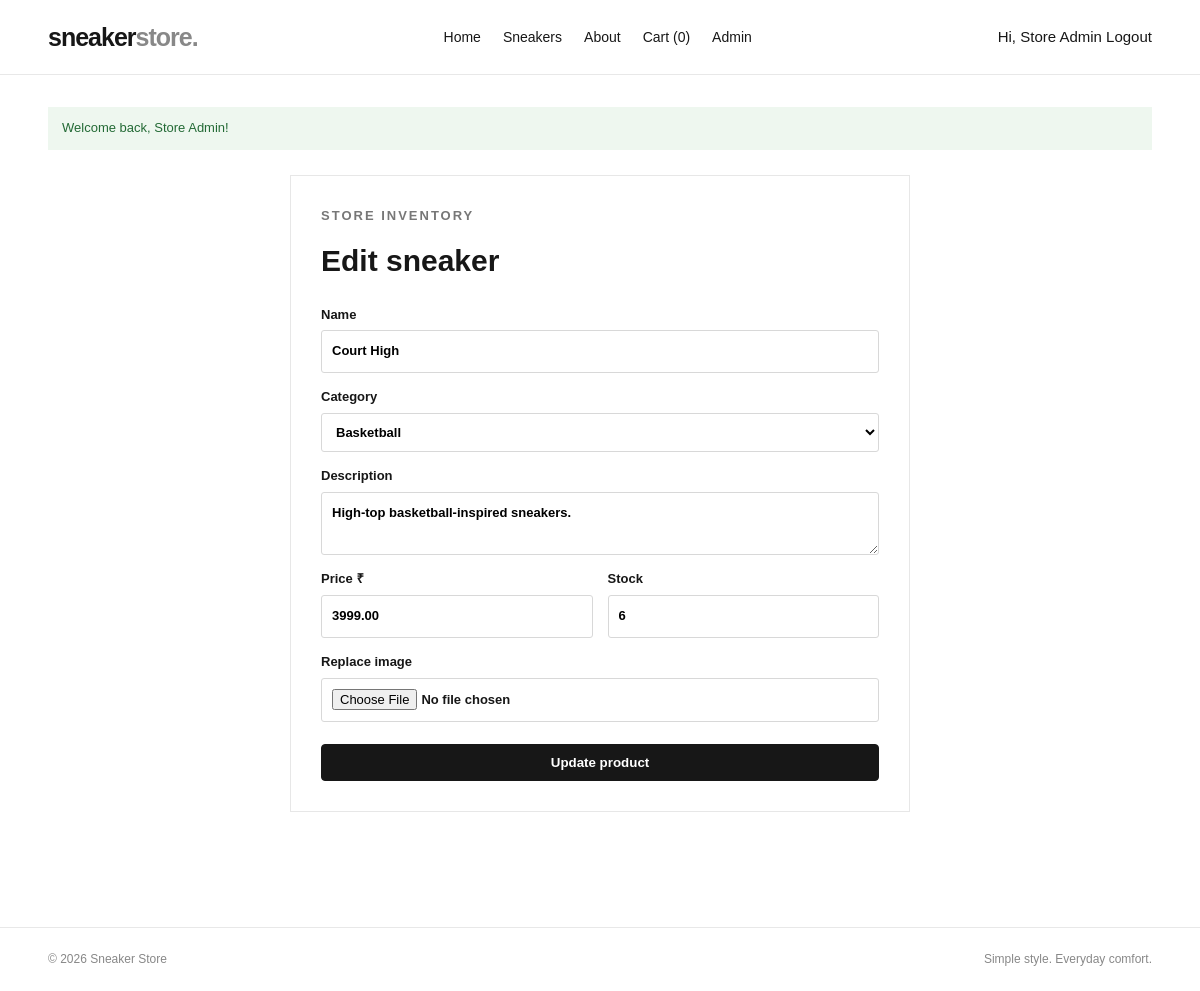
Page /admin/edit_product.php?id=3 (signed in) on the committed database.
### tables this page shows
CREATE TABLE products(id INT AUTO_INCREMENT PRIMARY KEY,category_id INT NULL,name VARCHAR(150) NOT NULL,description TEXT,price DECIMAL(10,2) NOT NULL,image VARCHAR(255) DEFAULT NULL,stock INT NOT NULL DEFAULT 0,created_at TIMESTAMP DEFAULT CURRENT_TIMESTAMP,FOREIGN KEY(category_id) REFERENCES categories(id) ON DELETE SET NULL);

CREATE TABLE categories(id INT AUTO_INCREMENT PRIMARY KEY,name VARCHAR(80) NOT NULL UNIQUE);

### admin/edit_product.php (the view, shortened to what this page needs)
<?php require '_auth.php';
$id = filter_input(INPUT_GET, 'id', FILTER_VALIDATE_INT);
$s = $pdo->prepare('SELECT * FROM products WHERE id=?');
$s->execute([$id ?: 0]);
$cats = $pdo->query('SELECT * FROM categories ORDER BY name')->fetchAll();
$err = '';
require '../includes/header.php';
require '../includes/navbar.php'; ?>
<div class="form-card wide">
    <p class="eyebrow">STORE INVENTORY</p>
    <h1>Edit sneaker</h1><?php if ($err): ?>
        <div class="alert error"><?= e($err) ?></div><?php endif; ?>
    <form method="POST" enctype="multipart/form-data"><label>Name<input name="name" value="<?= e($p['name']) ?>"
                required></label><label>Category<select name="category_id">
                <option value="">No category</option><?php foreach ($cats as $c): ?>
                    <option value="<?= $c['id'] ?>" <?= $p['category_id'] == $c['id'] ? 'selected' : '' ?>><?= e($c['name']) ?></option>
                <?php endforeach; ?>
            </select></label><label>Description<textarea name="description"><?= e($p['description']) ?></textarea></label>
        <div class="two"><label>Price ₹<input type="number" step=".01" min="0" name="price" value="<?= e($p['price']) ?>"
                    required></label><label>Stock<input type="number" min="0" name="stock" value="<?= e($p['stock']) ?>"
                    required></label></div><label>Replace image<input type="file" name="image"
                accept=".jpg,.jpeg,.png,.webp"></label><button class="btn full">Update product</button>
    </form>
</div><?php require '../includes/footer.php'; ?>

### assets/css/style.css (style rules this page uses)
* { box-sizing: border-box }
body { margin: 0; color: #171717; background: #fff; font: 15px/1.6 Arial, sans-serif }
.btn { display: inline-block; background: #171717; color: white; border: 1px solid #171717; padding: 10px 17px; border-radius: 4px; font-weight: 700; cursor: pointer }
.eyebrow { font-size: 11px; letter-spacing: 2px; font-weight: bold; color: #777; margin: 0 0 10px }
input, select, textarea { font: inherit; padding: 10px; border: 1px solid #d8d8d8; border-radius: 3px; background: white }
.form-card { width: min(440px, 100%); margin: 25px auto 50px; padding: 30px; border: 1px solid #e7e7e7 }
.form-card.wide { width: min(620px, 100%) }
.form-card h1 { margin: 0 0 20px }
.form-card label { display: block; font-size: 13px; font-weight: bold; margin: 0 0 14px }
.form-card input, .form-card select, .form-card textarea { display: block; width: 100%; margin-top: 5px }
.form-card p { font-size: 13px; color: #777 }
.full { width: 100%; text-align: center; margin-top: 8px }
.two { display: grid; grid-template-columns: 1fr 1fr; gap: 15px }

### rows in the picture
products: name "Court High", category_id "Basketball", description "High-top basketball-inspired sneakers.", price "3999.00", stock "6"

### other values in the picture
cart_count() "0"
$_SESSION['user']['name'] "Store Admin"
$f['message'] "Welcome back, Store Admin!"
